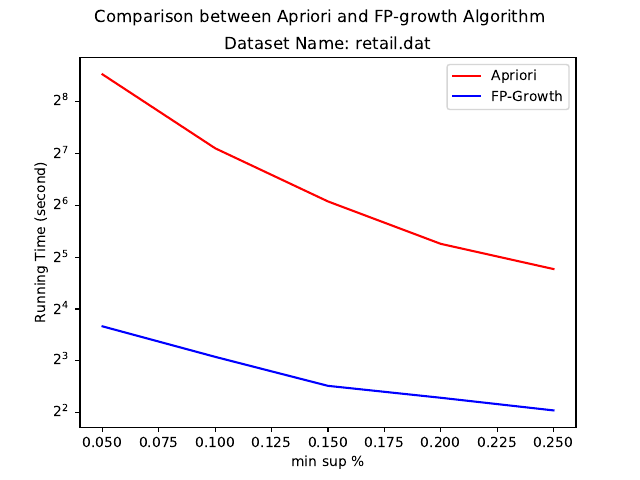

Write Python code to recreate this figure.
from matplotlib import pyplot as plt
import numpy as np


###tobechanged
x = [0.05,0.10,0.15,0.20,0.25]
Apriori = [369.635480,137.401388,67.480012,38.258281000000,27.309194000000]
FP_growth = [12.675318,8.425148,5.716512,4.873855000000,4.115335000000]

plt.plot(x, Apriori, color='r', label='Apriori')
plt.plot(x, FP_growth, color='b', label='FP-Growth')

plt.ylabel('Running Time (second)')
plt.xlabel('min sup %')


plt.suptitle('Comparison between Apriori and FP-growth Algorithm')
plt.title('Dataset Name: retail.dat')
plt.legend(loc='upper right')

plt.yscale('log',basey = 2)

###tobechanged
plt.savefig('retail.pdf')
plt.savefig('retail.png')

# plt.yticks(Apriori+FP_growth,Apriori+FP_growth)
plt.xticks(x,x)



plt.show()